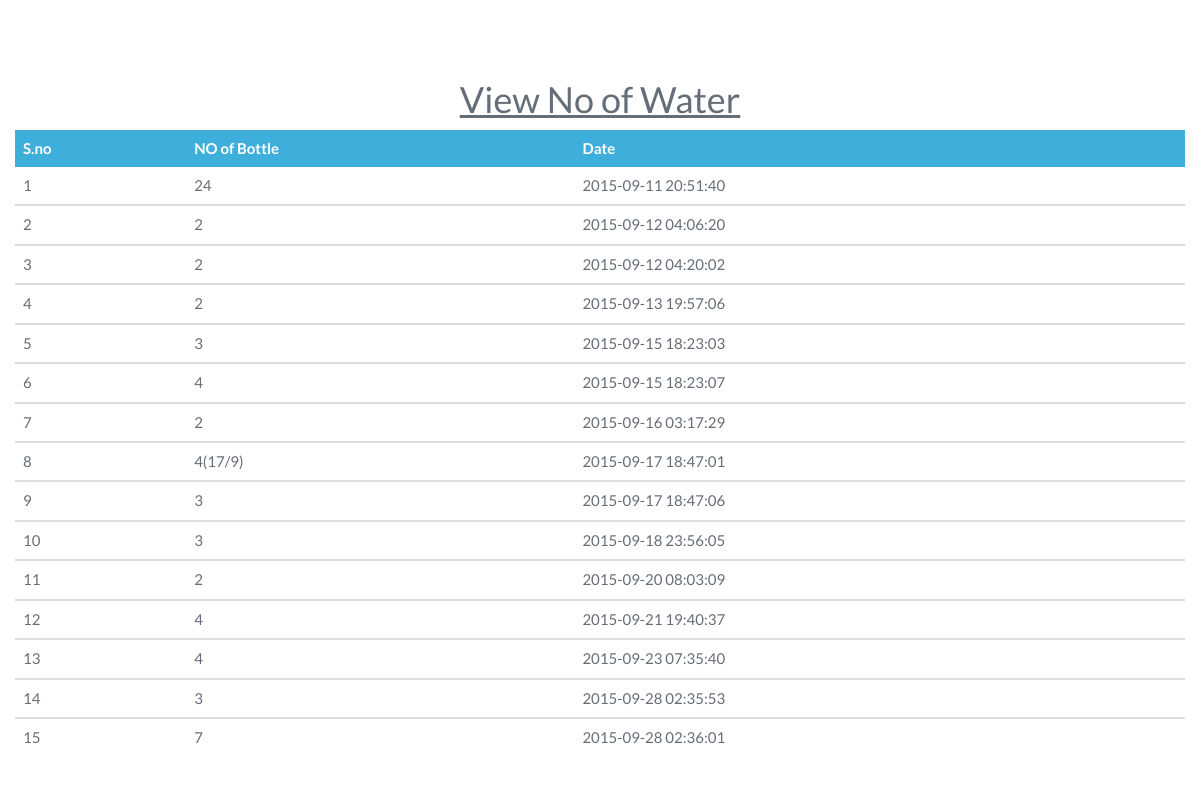
The app's page /php/view_water.php with its own data.
### tables this page shows
CREATE TABLE IF NOT EXISTS `water` (
  `s.no` int(254) NOT NULL,
  `items` varchar(50) NOT NULL,
  `date` timestamp NOT NULL DEFAULT CURRENT_TIMESTAMP ON UPDATE CURRENT_TIMESTAMP
);

### php/view_water.php (the view, shortened to what this page needs)
<!DOCTYPE html>
<html lang="en">
	<?php include('head_links.php'); ?>
	<body>
		<div class="container">
			<center><h1><u>View No of Water </u> </h1></center>
			<div class="row">
				<table class="table table-th-block table-primary"><thead>
				<?php
					include('db_connect.php');
					$sql = "SELECT * FROM water";
					$result = $conn->query($sql);
					if ($result->num_rows > 0) {
						echo "<tr><th style=width: 30px;>S.no</th><th>NO of Bottle</th><th>Date</th></tr></thead>";
						while($row = $result->fetch_assoc()) {
							echo "<tbody><tr><td>".$row["s.no"]."</td><td>".$row["items"]."</td><td> ".$row["date"]."</td></tr></tbody>";
						}
						echo "</table>";
					} else {
						echo "0 results";
					}
				?>
			</div>
		</div>
	</body>
</html>

### records on screen
water: no "1", items "24", date "2015-09-11 20:51:40"
water: no "2", items "2", date "2015-09-12 04:06:20"
water: no "3", items "2", date "2015-09-12 04:20:02"
water: no "4", items "2", date "2015-09-13 19:57:06"
water: no "5", items "3", date "2015-09-15 18:23:03"
water: no "6", items "4", date "2015-09-15 18:23:07"
water: no "7", items "2", date "2015-09-16 03:17:29"
water: no "8", items "4(17/9)", date "2015-09-17 18:47:01"
water: no "9", items "3", date "2015-09-17 18:47:06"
water: no "10", items "3", date "2015-09-18 23:56:05"
water: no "11", items "2", date "2015-09-20 08:03:09"
water: no "12", items "4", date "2015-09-21 19:40:37"
water: no "13", items "4", date "2015-09-23 07:35:40"
water: no "14", items "3", date "2015-09-28 02:35:53"
water: no "15", items "7", date "2015-09-28 02:36:01"
